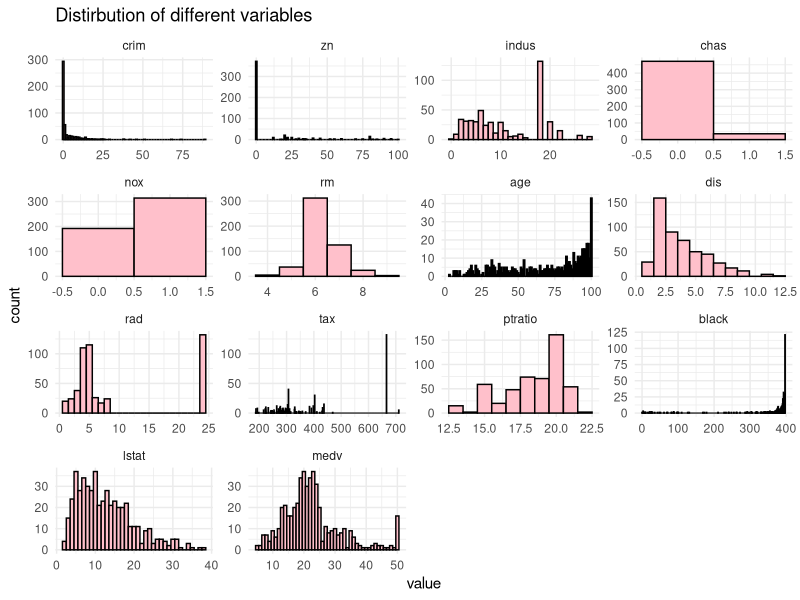
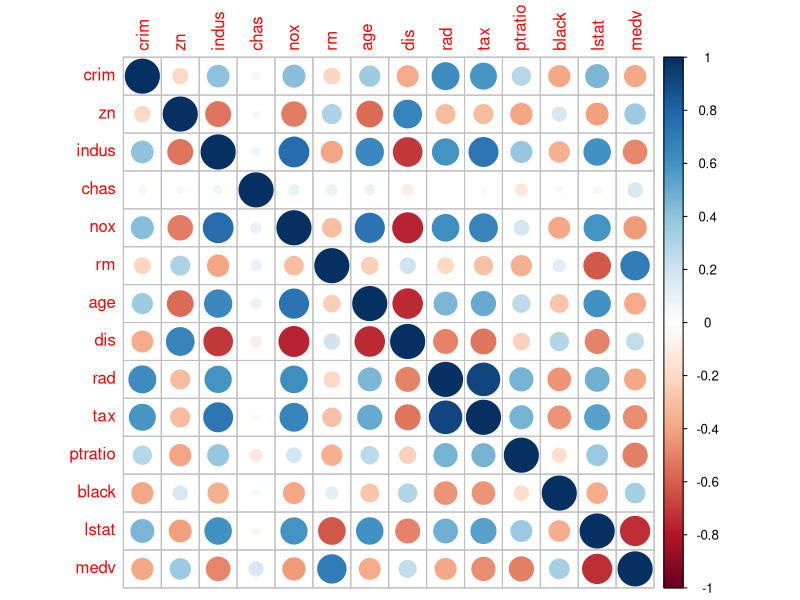
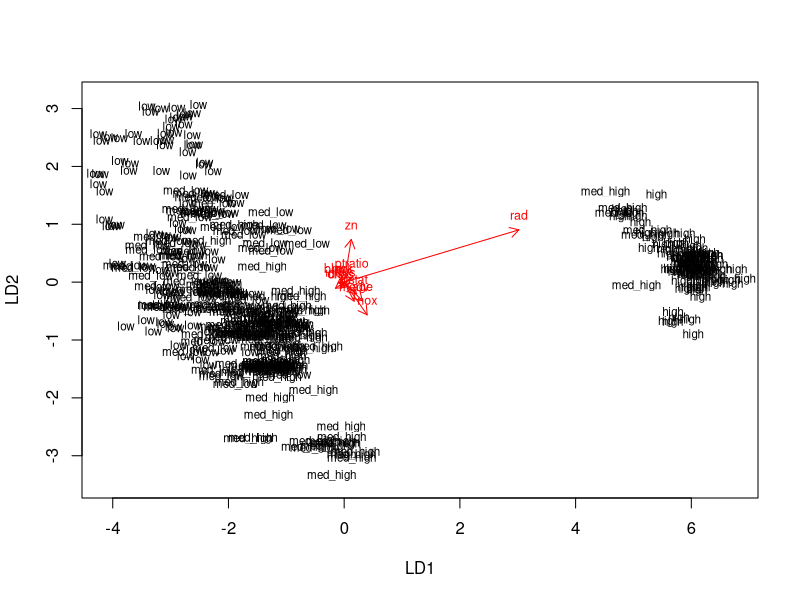
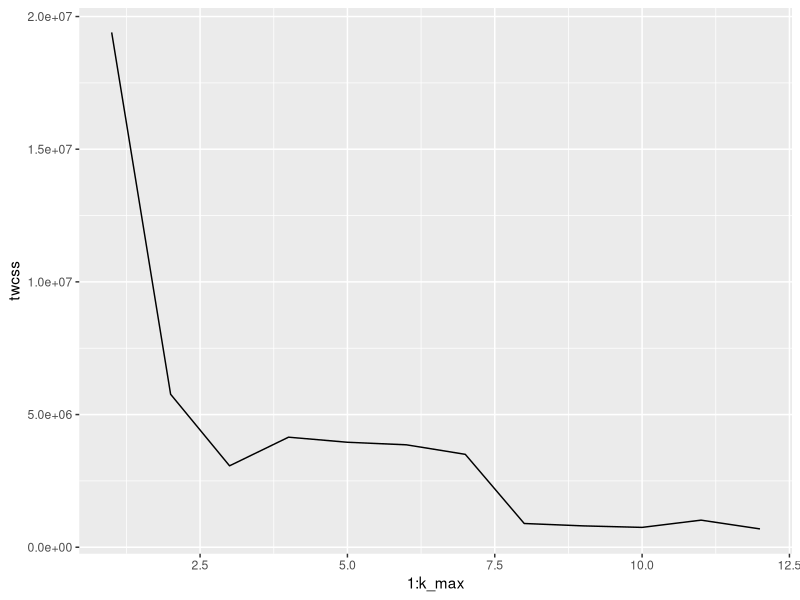
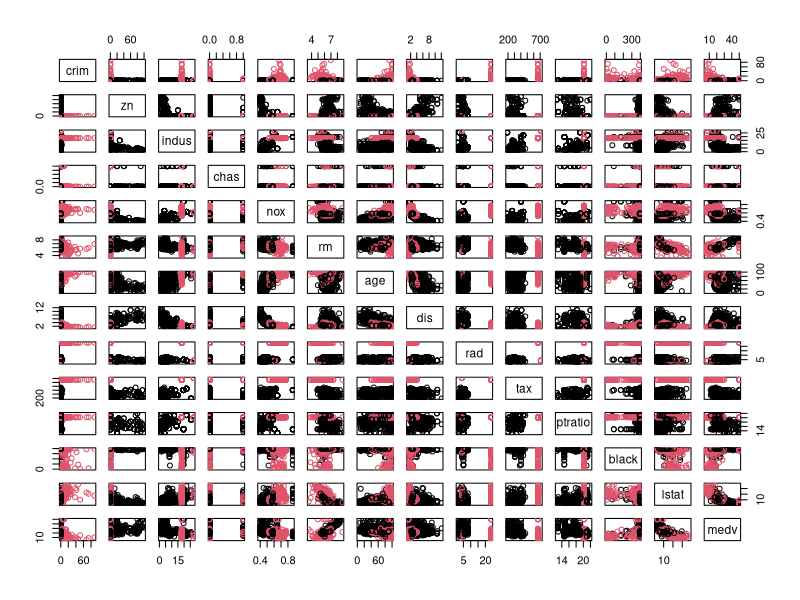

Recreate these plots in R, in order.
## ---- chunk 1
knitr::opts_chunk$set(warning = FALSE, message = FALSE) 
## ---- chunk 2
library(MASS)
library(tidyr)
library(corrplot)
library(magrittr)
library(dplyr)
library(reshape2)
library(ggplot2)
## ---- chunk 3
data(Boston)
str(Boston)
## ---- chunk 4
library(reshape2)

# Melt the dataset
long_data <- melt(Boston)

# Plot the distributions
ggplot(long_data, aes(x = value)) +
  geom_histogram(binwidth = 1, fill = "pink", color = "black") +
  facet_wrap(~variable, scales = "free") +
  theme_minimal()+
  labs(title="Distirbution of different variables")

## ---- chunk 5

# correlation matrix
cor_matrix <- cor(Boston) 

# print the correlation matrix
cor_matrix

# visualize the correlation matrix
corrplot(cor_matrix, method="circle")

## ---- chunk 6
# Scale the Boston data set and save to boston_scaled
boston_scaled <- scale(Boston) %>% as.data.frame()

summary(boston_scaled)
round(var(boston_scaled),2)
## ---- chunk 7
boston_scaled$crim <- as.numeric(boston_scaled$crim)

# create a quantile vector of crim and print it
bins <- quantile(boston_scaled$crim)
bins

# create a categorical variable 'crime'
crime <- cut(boston_scaled$crim, breaks = bins,labels = c("low","med_low","med_high","high"), include.lowest = TRUE)

# look at the table of the new factor crime


# remove original crim from the dataset
boston_scaled <- dplyr::select(boston_scaled, -crim)

# add the new categorical value to scaled data
boston_scaled <- data.frame(boston_scaled, crime)
## ---- chunk 8
# Work with the exercise in this chunk, step-by-step. Fix the R code!
# boston_scaled is available

# number of rows in the Boston dataset 
n <- nrow(boston_scaled)

# choose randomly 80% of the rows
ind <- sample(n,  size = n * 0.8)

# create train set
train <- boston_scaled[ind,]

# create test set 
test <- boston_scaled[-ind,]

## ---- chunk 9
# Work with the exercise in this chunk, step-by-step. Fix the R code!
# data train is available

# linear discriminant analysis
lda.fit <- lda(crime ~ ., data = train)

# print the lda.fit object
lda.fit

# the function for lda biplot arrows
lda.arrows <- function(x, myscale = 1, arrow_heads = 0.1, color = "red", tex = 0.75, choices = c(1,2)){
  heads <- coef(x)
  graphics::arrows(x0 = 0, y0 = 0, 
         x1 = myscale * heads[,choices[1]], 
         y1 = myscale * heads[,choices[2]], col=color, length = arrow_heads)
  text(myscale * heads[,choices], labels = row.names(heads), 
       cex = tex, col=color, pos=3)
}

# target classes as numeric
classes <- as.numeric(train$crime)

# plot the lda results (select both lines and execute them at the same time!)
plot(lda.fit, dimen = 2)
lda.arrows(lda.fit, myscale = 1)

## ---- chunk 10

correct_classes <- test$crime
test <- dplyr::select(test, -crime)

# predict classes with test data
lda.pred <- predict(lda.fit, newdata = test)

# cross tabulate the results
table(correct = correct_classes, predicted =lda.pred$class)

## ---- chunk 11
# euclidean distance matrix
dist_eu <- dist(boston_scaled)

# look at the summary of the distances
summary (dist_eu)

## ---- chunk 12

set.seed(123)

# determine the number of clusters
k_max <- 12

# calculate the total within sum of squares
twcss <- sapply(1:k_max, function(k){kmeans(Boston, k)$tot.withinss})

# visualize the results
qplot(x = 1:k_max, y = twcss, geom = 'line')

# k-means clustering
km <- kmeans(Boston, centers = 2)

# plot the Boston dataset with clusters
pairs(Boston, col = km$cluster)


